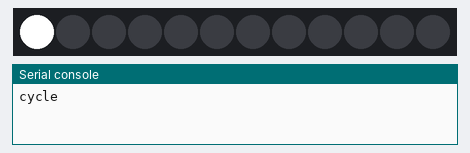
The program below on a simulated ESP8266 board running MicroPython. Shown: 12 RGB LEDs in strip order, left to right, the last lines printed to the serial console. Dim RGB values are drawn brighter than linear. At 21.1 s the program stops and its outputs stay as they are.

Above: at 0.17 s.
At 0.84 s:
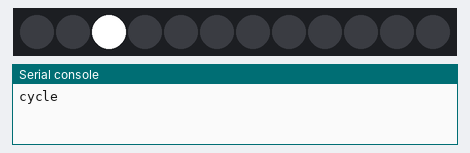
At 4.7 s:
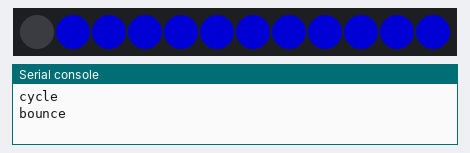
At 5.44 s:
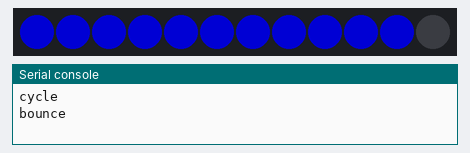
At 13.17 s:
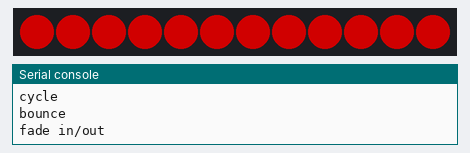
At 21.06 s:
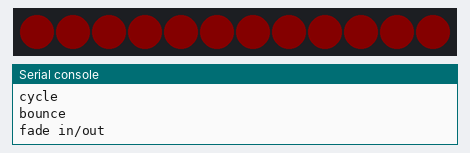

The program:

neopixel-demo.py
```python
# demo neopixels
#
# 2016-1204 PePo pin D7
# 2016_1003 Vcc en GND op NodeMCU werkt niet
#   Vcc en GND from 5V source !!
#   Vcc en GND met breadboard voeding geeft te
#   weinig spanning/stroom? Lage neopixel-waarden
#   nemen (<=2), lukt soms
# 2016_1003 PePo new, based upon
#   https://docs.micropython.org/en/latest/esp8266/esp8266/tutorial/neopixel.html

import time
import machine, neopixel

''' 2016-1204: configuration NodeMCU: #pixels=8*8, pin D7 (GPIO13)
NEOPIN = 13
PIXEL_COUNT = 64
'''
#''' 2017-0726: Lolin32: pin=15, #np=12
NEOPIN = 15
PIXEL_COUNT = 12
#'''
PIXEL_PIN = machine.Pin(NEOPIN, machine.Pin.OUT)

# function demo
def demo(np):
    n = np.n

    # cycle
    print('cycle')
    for i in range(4 * n):
        for j in range(n):
            np[j] = (0, 0, 0)
        np[i % n] = (255, 255, 255)
        np.write()
        time.sleep_ms(25)

    off()
    time.sleep(2.0)

    # bounce
    print('bounce')
    for i in range(4 * n):
        for j in range(n):
            np[j] = (0, 0, 128)
        if (i // n) % 2 == 0:
            np[i % n] = (0, 0, 0)
        else:
            np[n - 1 - (i % n)] = (0, 0, 0)
        np.write()
        time.sleep_ms(60)

    off()
    time.sleep(2.0)

    # fade in/out
    print('fade in/out')
    for i in range(0, 4 * 256, 8):
        for j in range(n):
            if (i // 256) % 2 == 0:
                val = i & 0xff
            else:
                val = 255 - (i & 0xff)
            np[j] = (val, 0, 0)
        np.write()
        time.sleep(0.1)

    # clear
    off()

# 2016_1204 PePo added off() to blank neopixels
def off():
    np.fill((0,0,0))
    np.write()

# neopixel stick (8 neopixels) aangesloten op pin D5 (GPIO14)
#np = neopixel.NeoPixel(machine.Pin(14), 8)
np = neopixel.NeoPixel(PIXEL_PIN, PIXEL_COUNT)
demo(np)
```
